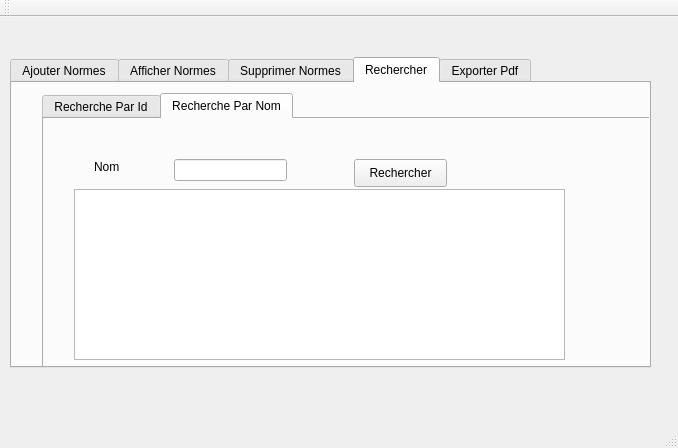
<?xml version="1.0" encoding="UTF-8"?>
<ui version="4.0">
 <class>MainWindow</class>
 <widget class="QMainWindow" name="MainWindow">
  <property name="geometry">
   <rect>
    <x>0</x>
    <y>0</y>
    <width>678</width>
    <height>448</height>
   </rect>
  </property>
  <property name="windowTitle">
   <string>Gestion des Clients</string>
  </property>
  <widget class="QWidget" name="centralWidget">
   <widget class="QTabWidget" name="tabWidget">
    <property name="geometry">
     <rect>
      <x>10</x>
      <y>40</y>
      <width>641</width>
      <height>311</height>
     </rect>
    </property>
    <property name="currentIndex">
     <number>3</number>
    </property>
    <widget class="QWidget" name="tab">
     <attribute name="title">
      <string>Ajouter Normes</string>
     </attribute>
     <widget class="QGroupBox" name="groupBox">
      <property name="geometry">
       <rect>
        <x>20</x>
        <y>10</y>
        <width>481</width>
        <height>201</height>
       </rect>
      </property>
      <property name="title">
       <string>Ajout</string>
      </property>
      <widget class="QLabel" name="label">
       <property name="geometry">
        <rect>
         <x>20</x>
         <y>30</y>
         <width>71</width>
         <height>31</height>
        </rect>
       </property>
       <property name="text">
        <string>Identifiant</string>
       </property>
      </widget>
      <widget class="QLabel" name="label_2">
       <property name="geometry">
        <rect>
         <x>30</x>
         <y>80</y>
         <width>56</width>
         <height>16</height>
        </rect>
       </property>
       <property name="text">
        <string>Nom</string>
       </property>
      </widget>
      <widget class="QLabel" name="label_3">
       <property name="geometry">
        <rect>
         <x>20</x>
         <y>119</y>
         <width>71</width>
         <height>21</height>
        </rect>
       </property>
       <property name="text">
        <string>Description</string>
       </property>
      </widget>
      <widget class="QLineEdit" name="le_id">
       <property name="geometry">
        <rect>
         <x>110</x>
         <y>40</y>
         <width>113</width>
         <height>22</height>
        </rect>
       </property>
      </widget>
      <widget class="QLineEdit" name="le_nom">
       <property name="geometry">
        <rect>
         <x>110</x>
         <y>80</y>
         <width>113</width>
         <height>22</height>
        </rect>
       </property>
      </widget>
      <widget class="QLineEdit" name="le_description">
       <property name="geometry">
        <rect>
         <x>110</x>
         <y>120</y>
         <width>113</width>
         <height>22</height>
        </rect>
       </property>
      </widget>
      <widget class="QPushButton" name="pb_ajouter">
       <property name="geometry">
        <rect>
         <x>300</x>
         <y>80</y>
         <width>93</width>
         <height>28</height>
        </rect>
       </property>
       <property name="text">
        <string>Ajouter</string>
       </property>
      </widget>
      <widget class="QDateEdit" name="le_date">
       <property name="geometry">
        <rect>
         <x>110</x>
         <y>160</y>
         <width>110</width>
         <height>22</height>
        </rect>
       </property>
      </widget>
      <widget class="QLabel" name="label_5">
       <property name="geometry">
        <rect>
         <x>20</x>
         <y>160</y>
         <width>81</width>
         <height>21</height>
        </rect>
       </property>
       <property name="text">
        <string>DateCreation</string>
       </property>
      </widget>
     </widget>
    </widget>
    <widget class="QWidget" name="tab_2">
     <attribute name="title">
      <string>Afficher Normes</string>
     </attribute>
     <widget class="QTableView" name="tab_normes">
      <property name="geometry">
       <rect>
        <x>20</x>
        <y>10</y>
        <width>531</width>
        <height>211</height>
       </rect>
      </property>
     </widget>
     <widget class="QComboBox" name="comboBoxSort">
      <property name="geometry">
       <rect>
        <x>180</x>
        <y>230</y>
        <width>181</width>
        <height>22</height>
       </rect>
      </property>
     </widget>
    </widget>
    <widget class="QWidget" name="tab_3">
     <attribute name="title">
      <string>Supprimer Normes</string>
     </attribute>
     <widget class="QLabel" name="label_4">
      <property name="geometry">
       <rect>
        <x>50</x>
        <y>80</y>
        <width>81</width>
        <height>21</height>
       </rect>
      </property>
      <property name="text">
       <string>Identifiant</string>
      </property>
     </widget>
     <widget class="QLineEdit" name="le_id_supp">
      <property name="geometry">
       <rect>
        <x>140</x>
        <y>80</y>
        <width>113</width>
        <height>22</height>
       </rect>
      </property>
     </widget>
     <widget class="QPushButton" name="pb_supprimer">
      <property name="geometry">
       <rect>
        <x>260</x>
        <y>130</y>
        <width>93</width>
        <height>28</height>
       </rect>
      </property>
      <property name="text">
       <string>Supprimer</string>
      </property>
     </widget>
    </widget>
    <widget class="QWidget" name="tab_5">
     <attribute name="title">
      <string>Rechercher</string>
     </attribute>
     <widget class="QTabWidget" name="tabWidget_2">
      <property name="geometry">
       <rect>
        <x>30</x>
        <y>10</y>
        <width>681</width>
        <height>321</height>
       </rect>
      </property>
      <property name="currentIndex">
       <number>1</number>
      </property>
      <widget class="QWidget" name="tab_6">
       <attribute name="title">
        <string>Recherche Par Id</string>
       </attribute>
       <widget class="QLabel" name="label_6">
        <property name="geometry">
         <rect>
          <x>30</x>
          <y>30</y>
          <width>81</width>
          <height>21</height>
         </rect>
        </property>
        <property name="text">
         <string>Identifiant</string>
        </property>
       </widget>
       <widget class="QLineEdit" name="le_id_recherche">
        <property name="geometry">
         <rect>
          <x>120</x>
          <y>30</y>
          <width>113</width>
          <height>22</height>
         </rect>
        </property>
       </widget>
       <widget class="QPushButton" name="pb_rechercher_id">
        <property name="geometry">
         <rect>
          <x>300</x>
          <y>30</y>
          <width>93</width>
          <height>28</height>
         </rect>
        </property>
        <property name="text">
         <string>Rechercher</string>
        </property>
       </widget>
       <widget class="QTableView" name="tab_recherche_id">
        <property name="geometry">
         <rect>
          <x>50</x>
          <y>60</y>
          <width>461</width>
          <height>171</height>
         </rect>
        </property>
       </widget>
      </widget>
      <widget class="QWidget" name="tab_7">
       <attribute name="title">
        <string>Recherche Par Nom</string>
       </attribute>
       <widget class="QLabel" name="label_7">
        <property name="geometry">
         <rect>
          <x>50</x>
          <y>40</y>
          <width>56</width>
          <height>16</height>
         </rect>
        </property>
        <property name="text">
         <string>Nom</string>
        </property>
       </widget>
       <widget class="QLineEdit" name="le_nom_recherche">
        <property name="geometry">
         <rect>
          <x>130</x>
          <y>40</y>
          <width>113</width>
          <height>22</height>
         </rect>
        </property>
       </widget>
       <widget class="QPushButton" name="pb_rechercher_nom">
        <property name="geometry">
         <rect>
          <x>310</x>
          <y>40</y>
          <width>93</width>
          <height>28</height>
         </rect>
        </property>
        <property name="text">
         <string>Rechercher</string>
        </property>
       </widget>
       <widget class="QTableView" name="tab_recherche_nom">
        <property name="geometry">
         <rect>
          <x>30</x>
          <y>70</y>
          <width>491</width>
          <height>171</height>
         </rect>
        </property>
       </widget>
      </widget>
     </widget>
    </widget>
    <widget class="QWidget" name="tab_4">
     <attribute name="title">
      <string>Exporter Pdf</string>
     </attribute>
     <widget class="QPushButton" name="pb_exporter">
      <property name="geometry">
       <rect>
        <x>160</x>
        <y>80</y>
        <width>201</width>
        <height>41</height>
       </rect>
      </property>
      <property name="text">
       <string>Exporter</string>
      </property>
     </widget>
    </widget>
   </widget>
  </widget>
  <widget class="QMenuBar" name="menuBar">
   <property name="geometry">
    <rect>
     <x>0</x>
     <y>0</y>
     <width>678</width>
     <height>26</height>
    </rect>
   </property>
  </widget>
  <widget class="QToolBar" name="mainToolBar">
   <attribute name="toolBarArea">
    <enum>TopToolBarArea</enum>
   </attribute>
   <attribute name="toolBarBreak">
    <bool>false</bool>
   </attribute>
  </widget>
  <widget class="QStatusBar" name="statusBar"/>
 </widget>
 <layoutdefault spacing="6" margin="11"/>
 <resources/>
 <connections/>
</ui>
